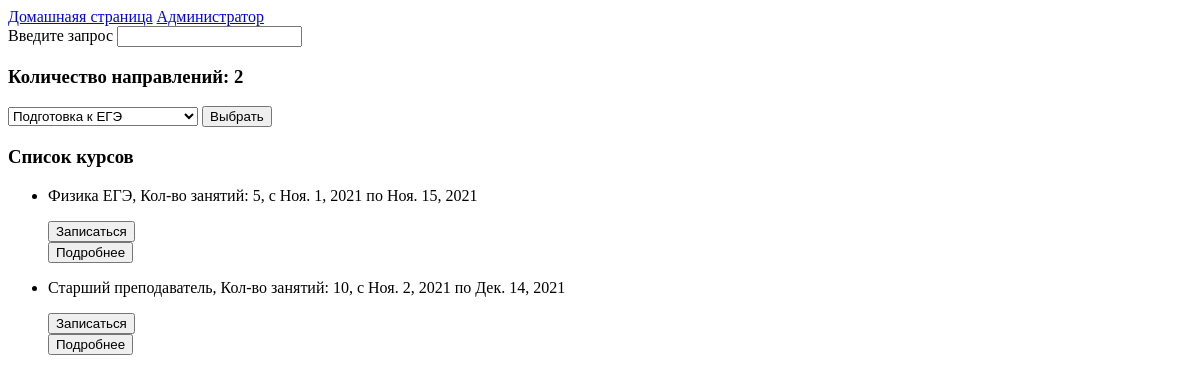
The app's page /courses/, older data.
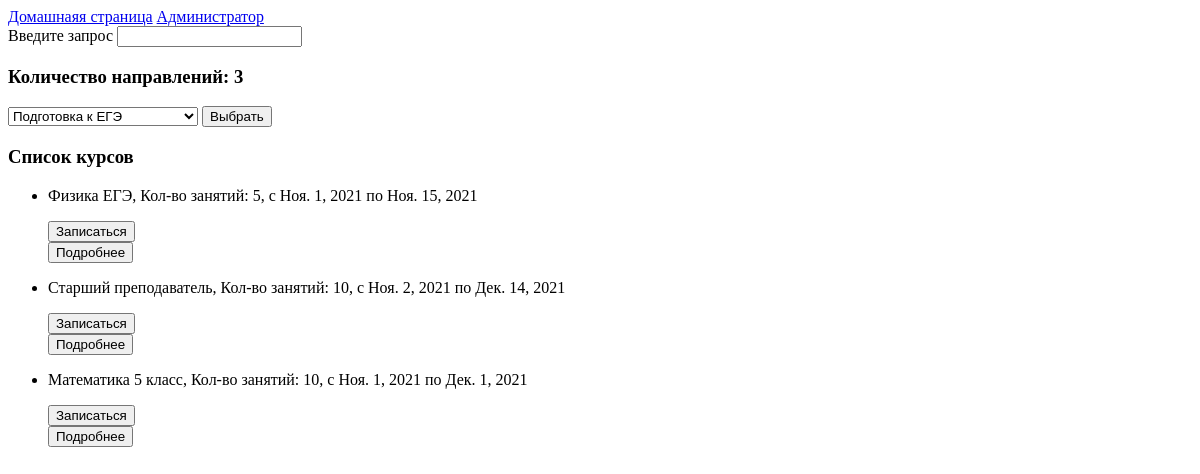
The same page, newer data.
### courses/models.py (models this page shows, shortened)
class Course(models.Model):
    name = models.CharField(max_length=30, help_text="Название курса")
    num = models.IntegerField(help_text="Количество занятий")
    time = models.IntegerField(help_text="Время одного занятия")
    days = models.CharField(max_length=100, help_text="Дни недели когда будут проходить занятия (через запятую)")
    firstdate = models.DateField(help_text="Дата первого занятия")
    lastdate = models.DateField(help_text="Дата последнего занятия")
    price = models.IntegerField(help_text="Стоимость курса")
    info = models.TextField(help_text="Подробная информацая про курс")
    direction = models.ForeignKey("Direction", on_delete=models.SET_NULL, null=True)
    def get_absolute_url(self):
        return reverse('course_detail', args=[str(self.id)])

### courses/views.py (the view)
def home_page(request):
    num_dir = Direction.objects.all().count()
    obj_cour = Course.objects.all()
    obj_dir = Direction.objects.all()
    return render(
        request,
        "home_page.html",
        context={'num_directions': num_dir, 'course_list': obj_cour, 'direction_list': obj_dir},
    )

### courses/templates/home_page.html (shortened to what this page needs)
<!DOCTYPE html>
<html lang="ru">
<head>
</head>
<body>
    <div class="page">
        <div class="info">
            <a href="/courses/">Домашнаяя страница</a>
            <a href="/courses/admin/">Администратор</a>
        </div>
        <div class="search">
            <form>
                Введите запрос
                <input type="text">
            </form>
        </div>
        <div class="directions">
            <h3>Количество направлений: {{num_directions}}</h3>
            {% if direction_list %}
            <form>
                <select name="selectdir">
                    {% for direction in direction_list %}
                    <option>{{ direction.name }}</option>
                    {% endfor %}
                </select>
                <button>Выбрать</button>
            </form>
            {% else %}
                <p>Нет записей о направлениях</p>
            {% endif %}
        </div>
        <div class="courses">
            <h3>Список курсов</h3>
            {% if course_list %}
            <ul>
                {% for course in course_list %}
                <li>
                    <p>{{ course.name }}, Кол-во занятий: {{course.num}}, с {{course.firstdate}} по {{course.lastdate}}</p>
                    <form action="/courses/record/">
                        <button>Записаться</button>
                    </form>
                    <form action="{{ course.get_absolute_url}}">
                        <button>Подробнее</button>
                    </form>
                </li>
                {% endfor %}
            </ul>
            {% else %}
                <p>Нет записей о курсах</p>
            {% endif %}
        </div>
    </div>
</body>
</html>

Row changes from the older to the newer data that the page shows:
added Course: name "Математика 5 класс", num "10", firstdate "Ноя. 1, 2021", lastdate "Дек. 1, 2021"
Text that changed along with them:
{{ num_directions }}: "2" → "3"
